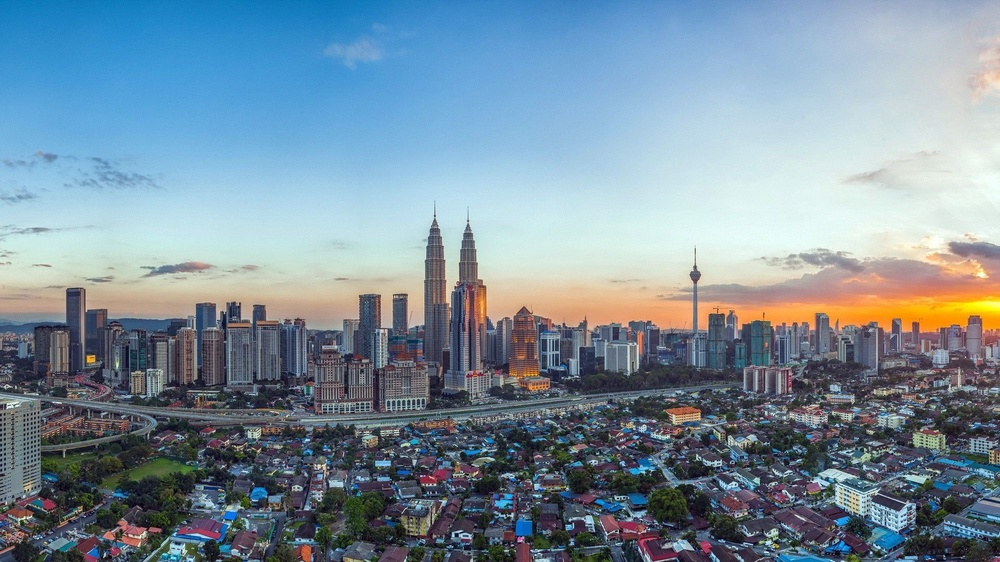
#> input picture Morning_City.jpg, 1000 x 562 px, shrunk from 1920 x 1080 before the run; its folder holds only this picture in this run
$ python Denoise_Image.py   (older library calls are emulated)
#> lines starting #> are read from the running program, lines starting #| are printed output that depends on the picture
### tools.py
import numpy as np
from PIL import Image
import os
import matplotlib.pyplot as plt
import matplotlib.image as mpimg

extension = ".jpg"
naturefile = "Nature"
cityfile = "Morning_City"

# JPEG Quantization Matrix
Q = [
    [16, 11, 10, 16, 24, 40, 51, 61],
    [12, 12, 14, 19, 26, 58, 60, 55],
    [14, 13, 16, 24, 40, 57, 69, 56],
    [14, 17, 22, 29, 51, 87, 80, 62],
    [18, 22, 37, 56, 68, 109, 103, 77],
    [24, 35, 55, 64, 81, 104, 113, 92],
    [49, 64, 78, 87, 103, 121, 120, 101],
    [72, 92, 95, 98, 112, 100, 103, 99],
]

# Default block size for DCT
block = 8

# Change coefficients to achieve best image quality
# brightness
Yq = 1
# blue chrominance
Cbq = 10
# red chrominance
Crq = 10

# q- component related to compression degree
Qual = [Yq, Cbq, Crq]


# Convert rgb to ycbcr
def rgb2ycbcr(im):
    xform = np.array([[.299, .587, .114], [-.1687, -.3313, .5], [.5, -.4187, -.0813]])
    ycbcr = im.dot(xform.T)
    ycbcr[:, :, [1, 2]] += 128
    return np.uint8(ycbcr)


# Convert back
def ycbcr2rgb(im):
    xform = np.array([[1, 0, 1.402], [1, -0.34414, -.71414], [1, 1.772, 0]])
    rgb = im.astype(np.float)
    rgb[:, :, [1, 2]] -= 128
    rgb = rgb.dot(xform.T)
    np.putmask(rgb, rgb > 255, 255)
    np.putmask(rgb, rgb < 0, 0)
    return np.uint8(rgb)


def dctMatrixInit():
    T = np.zeros((block, block))
    T[0] = np.ones((1, block)) / (block ** 0.5)
    for i in range(1, block):
        for j in range(block):
            T[i][j] = (1 / 2) * np.cos((2 * j + 1) * i * np.pi / 16)
    return T


def saveImage(im, filename):
    im = ycbcr2rgb(im)
    result_image = Image.fromarray(im)
    result_image.save(filename + extension)


def getCompressionRatio(file1, file2):
    return os.path.getsize(file1 + extension) / os.path.getsize(file2 + extension)


def showResults(fileName1, fileName2, text="Original Image"):
    ratio = getCompressionRatio(fileName1, fileName2)
    imgOriginal = mpimg.imread(fileName1 + extension)
    imgCompressed = mpimg.imread(fileName2 + extension)
    f, (ax1, ax2) = plt.subplots(1, 2)
    ax1.imshow(imgOriginal)
    ax1.set_title(text)
    ax2.imshow(imgCompressed)
    ax2.set_title('Compressed Image')
    plt.title("Compress ratio : " + str(ratio))
    plt.show()

### Denoise_Image.py
import numpy as np
from PIL import Image
from skimage.util import random_noise
import tools as t

block = t.block
T = t.dctMatrixInit()
# Quantization matrix with discarded last 3 elements
Q = np.zeros((block, block))
Q[0:5, 0:5] = np.ones((5, 5))

file = t.cityfile
img = Image.open(file + t.extension)
#> img is the input picture: PIL image 1000x562 RGB; mean R, G, B 123, 143.3, 157.2
width, height = img.size
#> width = 1000; height = 562

img = t.rgb2ycbcr(np.array(img))
#> in rgb2ycbcr, `ycbcr = im.dot(xform.T)`:
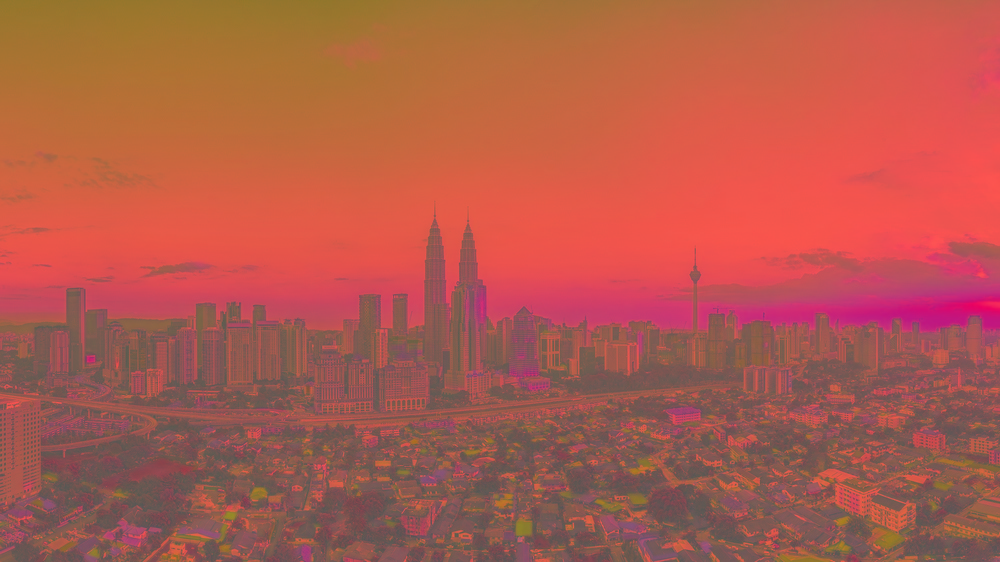
#> ycbcr: shape (562, 1000, 3) float64; mean of channels 0, 1, 2 138.8, 10.4, -11.3; drawn with min black and max white
#> in rgb2ycbcr, `ycbcr[:, :, [1, 2]] += 128`:
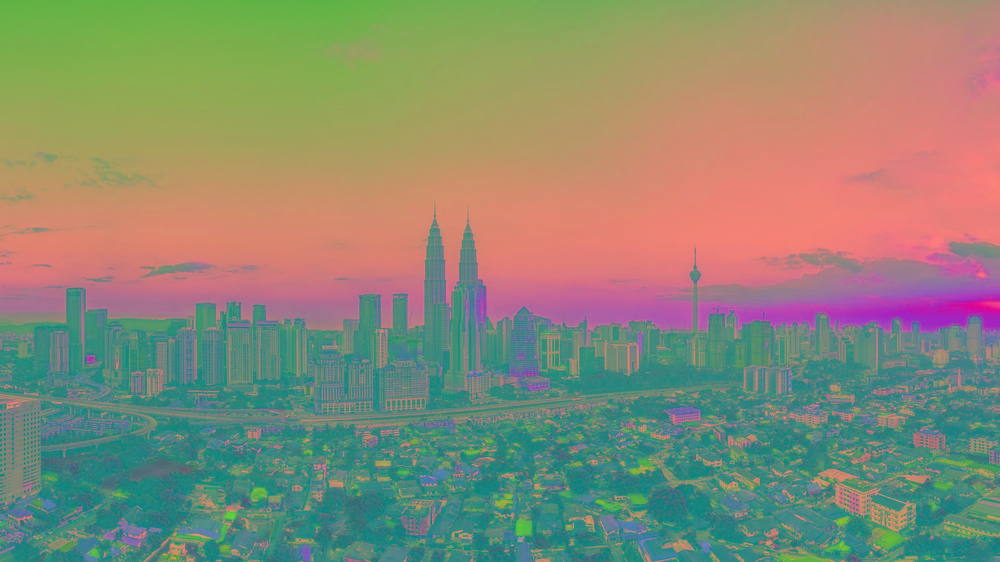
#> ycbcr: shape (562, 1000, 3) float64; mean of channels 0, 1, 2 138.8, 138.4, 116.7; drawn as R, G, B

# Ensure Image can be split in blocks by 8 and split it
height = height - height % block
#> height = 560
width = width - width % block
hmax = height // block
#> hmax = 70
wmax = width // block
#> wmax = 125

CompIMG = np.zeros((height, width, 3))
# Add some salt and pepper noise to the image
img = random_noise(img, mode='s&p', amount=0.1)
#> img: shape (562, 1000, 3) float64; mean of channels 0, 1, 2 0.538, 0.537, 0.461
img = np.array(255 * img, dtype='uint8')
#> img: shape (562, 1000, 3); mean of channels 0, 1, 2 137.2, 136.8, 117.4
t.saveImage(img, file + "_Noised")
#> in ycbcr2rgb, `rgb = im.astype(np.float)`: rgb: shape (562, 1000, 3) float64; mean of channels 0, 1, 2 137.2, 136.8, 117.4
#> in ycbcr2rgb, `rgb[:, :, [1, 2]] -= 128`: rgb: shape (562, 1000, 3) float64; mean of channels 0, 1, 2 137.2, 8.8, -10.6
#> in ycbcr2rgb, `rgb = rgb.dot(xform.T)`: rgb: shape (562, 1000, 3) float64; mean of channels 0, 1, 2 122.3, 141.7, 152.8
#> in ycbcr2rgb, `np.putmask(rgb, rgb > 255, 255)`: rgb: shape (562, 1000, 3) float64; mean of channels 0, 1, 2 118.6, 140.2, 146.2
#> in ycbcr2rgb, `np.putmask(rgb, rgb < 0, 0)`: rgb: shape (562, 1000, 3) float64; mean of channels 0, 1, 2 122.3, 141.1, 151.1

# Process every component
for kk in range(3):
    I = img[:height, :width, kk]
    MM = np.array(I, dtype=np.float32)
    CC = np.zeros((height, width))
    for i in range(hmax):
        for j in range(wmax):
            # Split into 8x8 blocks
            M = MM[block * i: block * (i + 1), block * j: block * (j + 1)]
            # Execute DCT
            D = np.matmul(np.matmul(T, M), T.T)
            C = np.round(D * Q)
            # Build blocks together
            CC[block * i: block * (i + 1), block * j: block * (j + 1)] = C.copy()
    for i in range(hmax):
        for j in range(wmax):
            # Inverse DCT T'*CC*T
            CompIMG[block * i: block * (i + 1), block * j: block * (j + 1), kk] = np.matmul(
                np.matmul(T.T, CC[block * i: block * (i + 1), block * j: block * (j + 1)]), T)
#> this loop made 3 passes
#> pass 1, `I = img[:height, :width, kk]`:
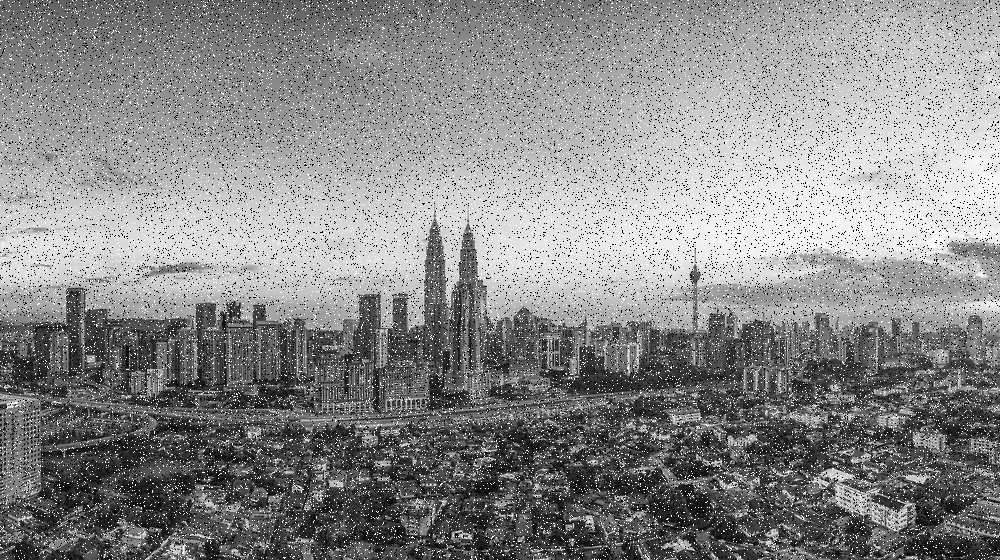
#> I: shape (560, 1000); min 0, max 255, mean 137.4
#> after the loop:
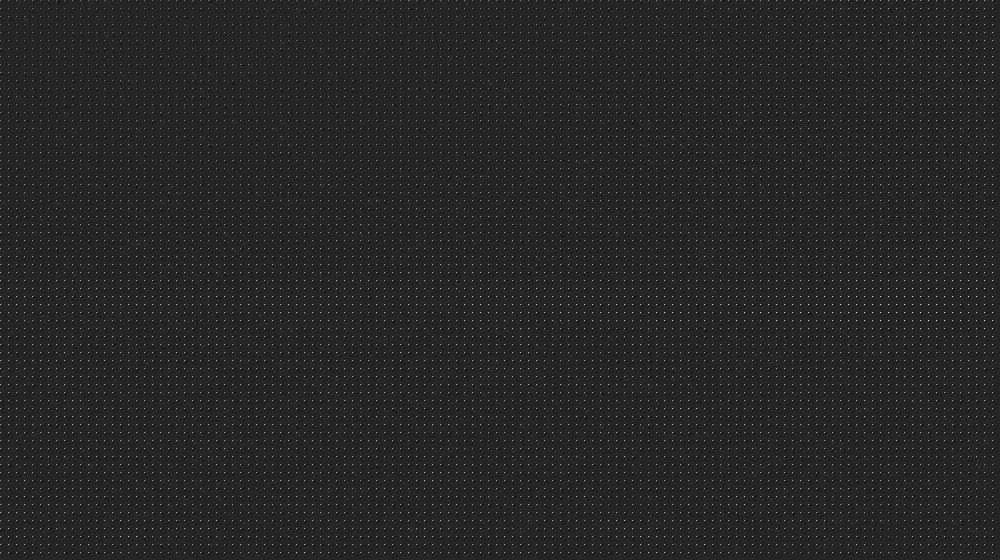
#> CC: shape (560, 1000) float64; min -264, max 1541, mean 14.6; drawn with min black and max white
#> after the loop: CompIMG: shape (560, 1000, 3) float64; mean of channels 0, 1, 2 137.4, 136.8, 117.4
# Convert Image back to RGB
t.saveImage(CompIMG, file + "_Denoised")
#> in ycbcr2rgb (call 2), `rgb[:, :, [1, 2]] -= 128`: rgb: shape (560, 1000, 3) float64; mean of channels 0, 1, 2 137.4, 8.8, -10.6
#> in ycbcr2rgb (call 2), `rgb = rgb.dot(xform.T)`: rgb: shape (560, 1000, 3) float64; mean of channels 0, 1, 2 122.5, 141.9, 153
#> in ycbcr2rgb (call 2), `np.putmask(rgb, rgb > 255, 255)`: rgb: shape (560, 1000, 3) float64; mean of channels 0, 1, 2 121.6, 141.5, 150.3
#> in ycbcr2rgb (call 2), `np.putmask(rgb, rgb < 0, 0)`: rgb: shape (560, 1000, 3) float64; mean of channels 0, 1, 2 122.5, 141.6, 151.3
#> in ycbcr2rgb (call 2), `return np.uint8(rgb)`:
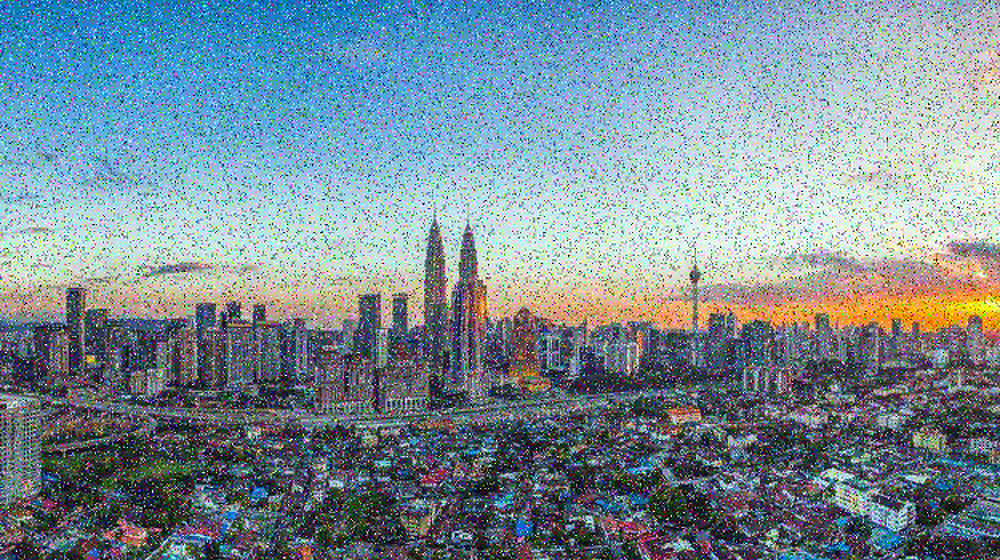
#> returned value: shape (560, 1000, 3); mean of channels 0, 1, 2 122, 141.1, 150.9; drawn as R, G, B
t.showResults(file + "_Noised", file + "_Denoised", "Noised Image")
#> in showResults, `imgOriginal = mpimg.imread(fileName1 + extension)`:
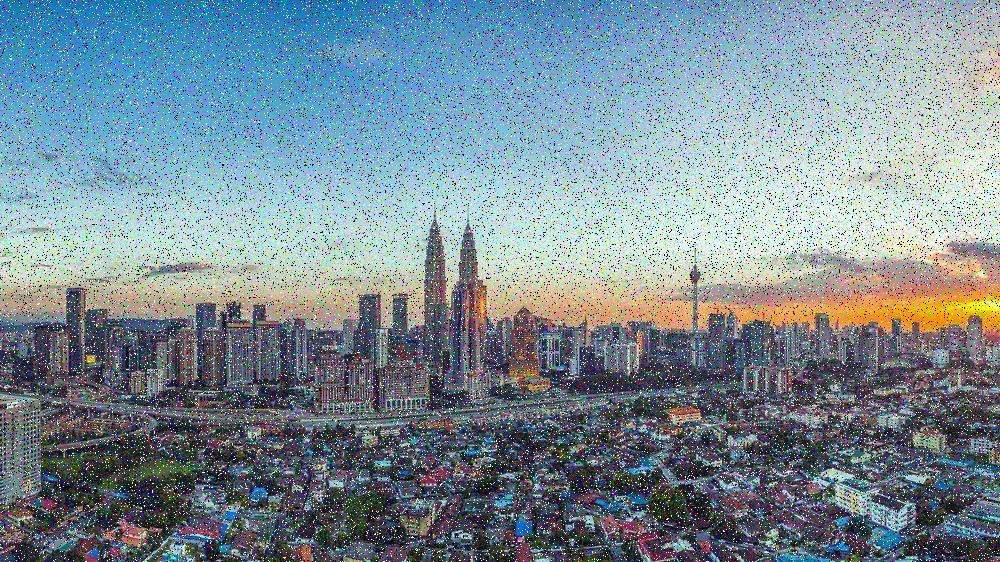
#> imgOriginal: shape (562, 1000, 3); mean R, G, B 122.2, 140.5, 150.2
#> in showResults, `imgCompressed = mpimg.imread(fileName2 + extension)`:
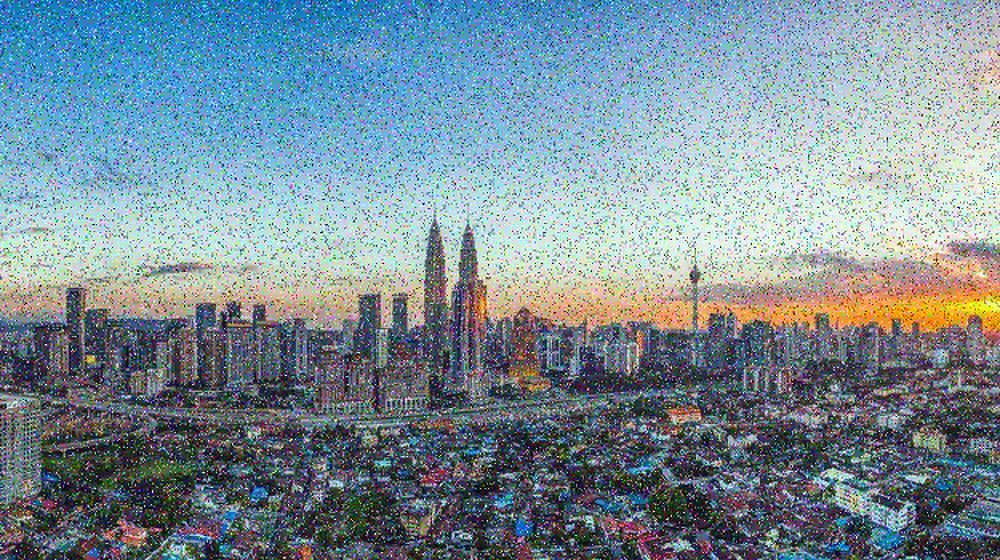
#> imgCompressed: shape (560, 1000, 3); mean R, G, B 122, 141.1, 150.7
